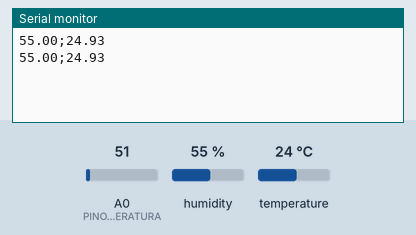
Bench run of a sketch on a simulated Arduino Uno, built with avr-gcc and run on an emulated ATmega328P. On the bench: the last lines printed to the serial monitor. The inputs (shaded band) are chosen by the test bench; at power-on: humidity 55 %, A0 (PINO_SENSOR_TEMPERATURA) = 51, temperature 24 °C.

Above: at 1.8 s.
1.9 s: humidity set to 22 %
At 3.3 s:
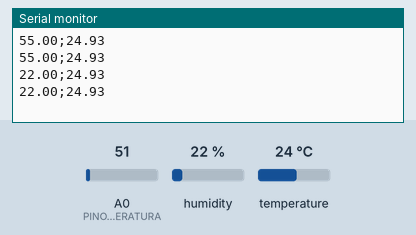
3.4 s: A0 (PINO_SENSOR_TEMPERATURA) set to 61
At 4.7 s:
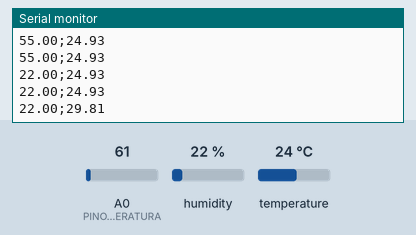
4.9 s: humidity set to 40 %
At 5.6 s:
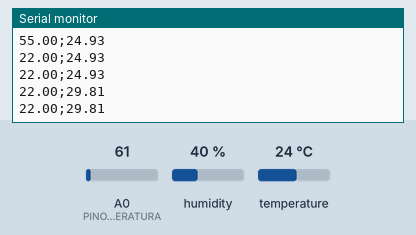
6.4 s: A0 (PINO_SENSOR_TEMPERATURA) set to 71
At 7.9 s:
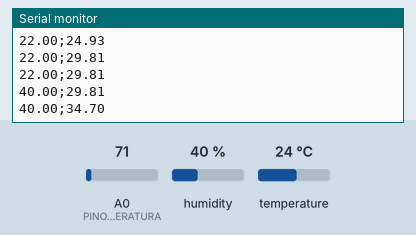
Timing chart, 0 to 8.9 s (numbered marks = the images above; inputs shaded):
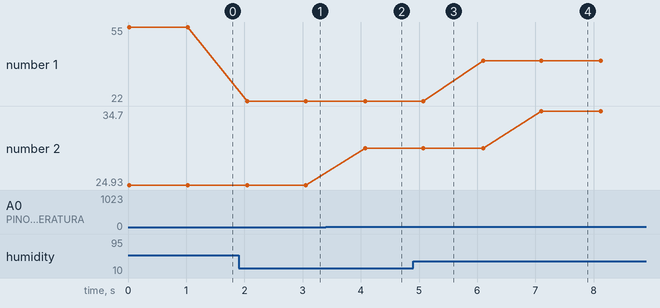

The sketch:

Codigos_Sensores.ino
```cpp
// BLOCO 1 (DECLARAÇÃO BIBLIOTECA DHT, PORTAS E VARIAVEIS DE DADOS)

// CÓDIGO SENSORES DE TEMPERATURA (LM35) E DE UMIDADE E TEMPERATURA (DHT11)

  #include "DHT.h" //TRAZ A BIBLIOTECA DOS SENSORES "DHT"

  #define TIPO_SENSOR DHT11 //DEFINE O SENSOR QUE SERÁ UTILIZADO (DHT11)

  // LM35
  const int PINO_SENSOR_TEMPERATURA = A0; //CONSTANTE QUE INDICA A PORTA QUE SERÁ UTILIZADA NO SENSOR LM35 (A0)

  float temperaturaCelsius; //VARIÁVEL QUE ARMAZENARA A TEMPERATURA DO SENSOR LM35

  // DHT11
  const int PINO_SENSOR_DHT11 = A1; //CONSTANTE QUE INDICA A PORTA QUE SERÁ UTILIZADA NO SENSOR DHT11(A1)

  DHT sensorDHT(PINO_SENSOR_DHT11, TIPO_SENSOR); //CRIA UMA VARIÁVEL "DHT" PARA O SENSOR DHT11


// BLOCO 2 (EXECUÇÃO DESTE CÓDIGO QUANDO O ARDUINO FOR DETECTADO)
  void setup() { //EXECUTADA QUANDO O CODIGO É INICIADO

      Serial.begin(9600); //DEFINE A TAXA DE BITS POR SEGUNDO UTILIZADA NA TRANSCRIÇÃO DE DADOS

      sensorDHT.begin(); //INICIALIZA O SENSOR DHT11
      }


// BLOCO 3 ("LOOP" DE EXECUÇÃO E PRINT DAS DADOS NA PLOTAGEM)

  void loop() { //EXECUTARÁ O CÓDIGO ENQUANTO ESTA CONDIÇÃO FOR VERDADEIRA

      int valorLeitura = analogRead(PINO_SENSOR_TEMPERATURA); //OBTÉM O VALOR DE TEMPERATURA RECEBIDO NA PORTA REFERIDA

      temperaturaCelsius = (valorLeitura * 5.0 / 1023.0) / 0.01; // CONVERTE A TEMPERATURA PARA CELSIUS

      float umidade = sensorDHT.readHumidity(); //OBTÉM A UMIDADE DO SENSOR DHT11


      if (isnan(umidade) || isnan(temperaturaCelsius)) {
          Serial.println("Erro ao ler os dados do sensor"); //SE AS VARIÁVEIS NÃO FOREM UM NÚMERO, PRINTARÁ A SEGUINTE MENSAGEM
      } else {

          //SE TUDO ESTIVE CORRETO, PRINTARÁ OS DADOS DE UMIDADE DO SENSOR DE DHT11 E DADOS DE TEMPERATURA DO SENSOR LM35
          //  Serial.print("UmidadeMin:");
          //  Serial.print(80); // METRICAS DE UMIDADE MINIMA
          // Serial.print(" ");
          //  Serial.print("Umidade:");
          Serial.print(umidade); //DADOS DO SENSOR DE UMIDADE
          Serial.print(";");
          //  Serial.print("TemperaturaMáx:");
          //  Serial.print(18); // METRICAS DE TEMPERATURA MAXIMA
          // Serial.print(" ");
          //  Serial.print("TemperaturaMin:");
          //  Serial.print(15); // METRICAS DE TEMPERATURA MINIMA
          //  Serial.print(" ");
          //  Serial.print("Temperatura:");
          Serial.println(temperaturaCelsius); // DADOS DO SENSOR DE TEMPERATURA
      }

      delay(1000); //AGUARDARÁ UM SEGUNDO ANTES DE FAZER O PROXÍMO PRINT
  }
```

Measured:
- after the input at 1.9 s, the serial monitor: prints a new line after 0.15 s (image 1)
- after the input at 3.4 s, the serial monitor: prints a new line after 0.67 s (image 2)
- after the input at 6.4 s, the serial monitor: prints a new line after 0.70 s (image 4)
- plotted number 1: 55 → 22 after the input at 1.9 s, 22 → 40 after the input at 4.9 s
- plotted number 2: 24.93 → 29.81 after the input at 3.4 s, 29.81 → 34.7 after the input at 6.4 s
